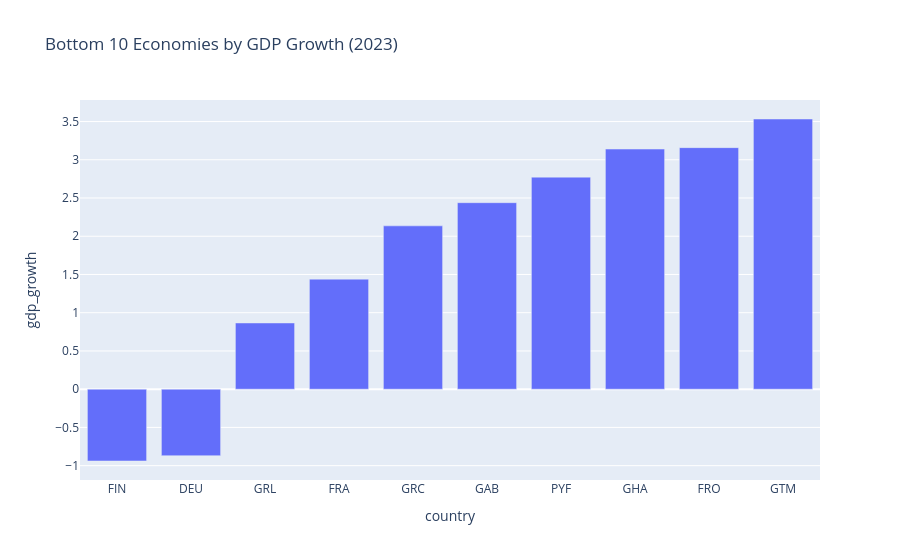

Notebook code for this chart:
### Markdown cell above
## 2. Bottom 10 Economies (Economic Decline Insight)

### Code cell
bottom10 = df_latest.sort_values("gdp_growth").head(10)

fig = px.bar(bottom10,x="country",y="gdp_growth",title=f"Bottom 10 Economies by GDP Growth ({df["year"].max()})")
fig.show()

### Figure 1 — Plotly figure (JSON) as saved in the notebook; plotly's stock layout.template omitted (floating-point values rounded to 4 significant figures)
{"data": [{"alignmentgroup": "True", "hovertemplate": "country=%{x}<br>gdp_growth=%{y}<extra></extra>", "legendgroup": "", "marker": {"color": "#636efa", "pattern": {"shape": ""}}, "name": "", "offsetgroup": "", "orientation": "v", "showlegend": false, "textposition": "auto", "type": "bar", "x": ["FIN", "DEU", "GRL", "FRA", "GRC", "GAB", "PYF", "GHA", "FRO", "GTM"], "xaxis": "x", "y": [-0.9391, -0.8696, 0.866, 1.439, 2.136, 2.439, 2.773, 3.14, 3.159, 3.533], "yaxis": "y"}], "layout": {"autosize": true, "barmode": "relative", "legend": {"tracegroupgap": 0}, "title": {"text": "Bottom 10 Economies by GDP Growth (2023)"}, "xaxis": {"anchor": "y", "autorange": true, "domain": [0, 1], "range": [-0.5, 9.5], "title": {"text": "country"}, "type": "category"}, "yaxis": {"anchor": "x", "autorange": true, "domain": [0, 1], "range": [-1.188, 3.782], "title": {"text": "gdp_growth"}, "type": "linear"}}}
